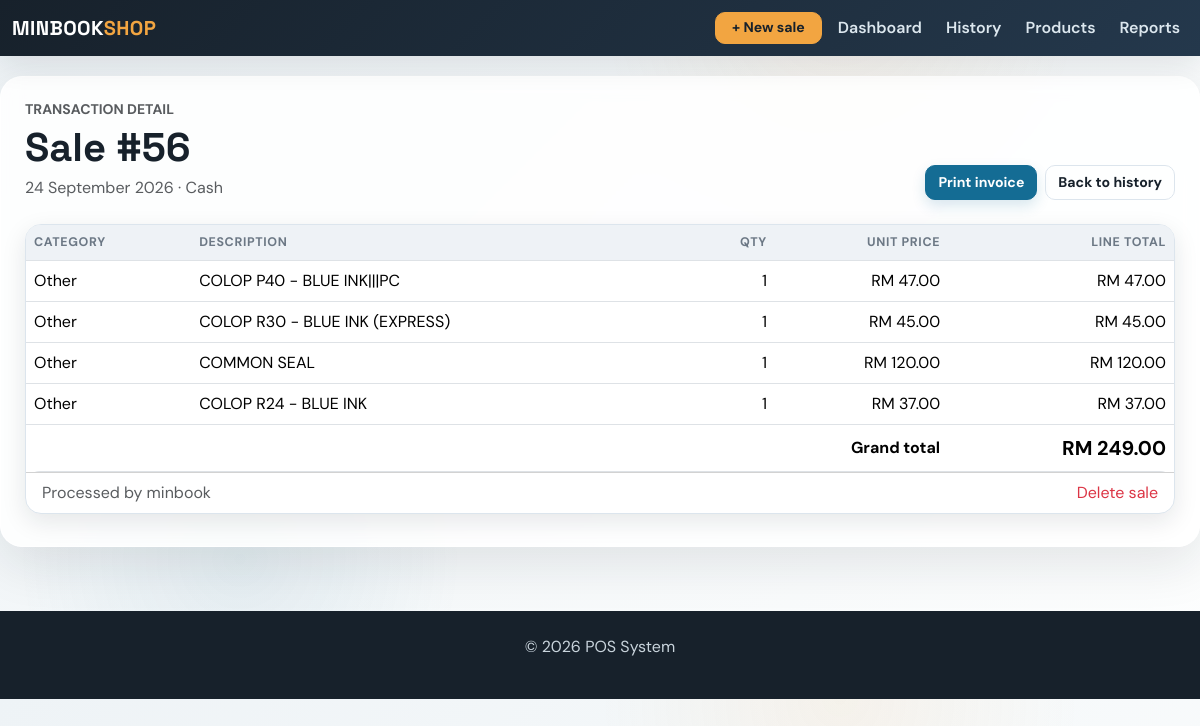
/view_sale/56, run on the app's committed database.
### app/models.py (models this page shows, shortened)
class Sale(db.Model):
    id = db.Column(db.Integer, primary_key=True)
    amount = db.Column(db.Float, nullable=False)
    date = db.Column(db.Date, default=datetime.utcnow)
    user_id = db.Column(db.Integer, db.ForeignKey('user.id'), nullable=False)  # ForeignKey to User
    user = db.relationship('User', backref=db.backref('sales', lazy=True))  # Relationship with User
    product_id = db.Column(db.Integer, db.ForeignKey('product.id'), nullable=True)  # Legacy first product
    product = db.relationship('Product', backref=db.backref('sales', lazy=True))  # Relationship with Product
    quantity = db.Column(db.Integer, nullable=True)  # Legacy total quantity
    payment_method = db.Column(db.String(20), nullable=False, default='Cash')
    customer_name = db.Column(db.String(120), nullable=True)
    document_type = db.Column(db.String(20), nullable=False, default='receipt')
    discount = db.Column(db.Float, nullable=False, default=0.00)
    deposit = db.Column(db.Float, nullable=False, default=0.00)
    items = db.relationship('SaleItem', back_populates='sale', cascade='all, delete-orphan')

class SaleItem(db.Model):
    id = db.Column(db.Integer, primary_key=True)
    is_lump_sum = db.Column(
        db.Boolean,
        nullable=False,
        default=False
    )
    sale_id = db.Column(
        db.Integer,
        db.ForeignKey('sale.id'),
        nullable=False
    )
    product_id = db.Column(
        db.Integer,
        db.ForeignKey('product.id'),
        nullable=True
    )
    category = db.Column(
        db.String(30),
        nullable=False
    )
    description = db.Column(
        db.Text,
        nullable=True
    )
    quantity = db.Column(
        db.Integer,
        nullable=False
    )
    unit = db.Column(
        db.String(20),
        nullable=False,
        default='PC'
    )
    unit_price = db.Column(
        db.Float,
        nullable=False
    )
    line_total = db.Column(
        db.Float,
        nullable=False
    )
    sale = db.relationship(
        'Sale',
        back_populates='items'
    )
    product = db.relationship(
        'Product',
        backref=db.backref(
            'sale_items',
            lazy=True
        )
    )

class User(db.Model):
    id = db.Column(db.Integer, primary_key=True)
    username = db.Column(db.String(100), unique=True, nullable=False)
    email = db.Column(db.String(120), unique=True, nullable=False)
    password = db.Column(db.String(200), nullable=False)
    role = db.Column(db.String(50), default='cashier')  # can be admin, manager, cashier

### app/routes.py (the view)
@main.route('/view_sale/<int:sale_id>')
def view_sale(sale_id):
    sale = Sale.query.get_or_404(sale_id)
    return render_template('view_sale.html', sale=sale)

### app/routes.py (called while the page is built)
@main.app_context_processor
def inject_now():
    return {'current_year': datetime.now().year}

### app/templates/view_sale.html (shortened to what this page needs)
{% extends 'base.html' %}
{% block content %}
<div class="d-flex justify-content-between align-items-end mb-4"><div><p class="text-uppercase text-muted small fw-bold mb-1">Transaction detail</p><h1 class="mb-1">Sale #{{ sale.id }}</h1><p class="text-muted mb-0">{{ sale.date.strftime('%d %B %Y') }} · {{ sale.payment_method }}</p></div><div class="d-flex gap-2">{% if sale.document_type == 'invoice' %}<a href="{{ url_for('main.invoice', sale_id=sale.id) }}" class="btn btn-primary" target="_blank">Print invoice</a>{% else %}<a href="{{ url_for('main.receipt', sale_id=sale.id) }}" class="btn btn-success" target="_blank">Print receipt</a>{% endif %}<a href="{{ url_for('main.sales') }}" class="btn btn-outline-secondary">Back to history</a></div></div>
<div class="card"><div class="table-responsive"><table class="table mb-0"><thead><tr><th>Category</th><th>Description</th><th class="text-end">Qty</th><th class="text-end">Unit price</th><th class="text-end">Line total</th></tr></thead><tbody>{% for item in sale.items %}<tr><td>{{ item.category }}</td><td style="white-space: pre-line">{{ item.description or '—' }}</td><td class="text-end">{{ item.quantity }}</td><td class="text-end">RM {{ '{:,.2f}'.format(item.unit_price) }}</td><td class="text-end">RM {{ '{:,.2f}'.format(item.line_total) }}</td></tr>{% else %}<tr><td>{{ sale.product.name if sale.product else 'Legacy sale' }}</td><td>—</td><td class="text-end">{{ sale.quantity or 0 }}</td><td class="text-end">—</td><td class="text-end">RM {{ '{:,.2f}'.format(sale.amount) }}</td></tr>{% endfor %}</tbody><tfoot><tr><th colspan="4" class="text-end">Grand total</th><th class="text-end fs-5">RM {{ '{:,.2f}'.format(sale.amount) }}</th></tr></tfoot></table></div><div class="card-footer bg-transparent d-flex justify-content-between"><span class="text-muted">Processed by {{ sale.user.username if sale.user else 'ShopPOS' }}</span><a href="{{ url_for('main.delete_sale', sale_id=sale.id) }}" class="text-danger text-decoration-none" onclick="return confirm('Delete this sale?')">Delete sale</a></div></div>
{% endblock %}

### app/templates/base.html (style rules this page uses)
:root { --ink: #17212b; --muted: #6c7885; --paper: #eef3f6; --line: #dce5ed; --brand: #146c94; --brand-dark: #0d506b; --brand-soft: #eaf6f9; --accent: #f2a541; --accent-soft: #ffe9cb; --success: #2d936c; --success-soft: #dff8ee; --danger: #b84b45; --shadow: rgba(23,33,43,.10); --table-head: #eef2f6; }
* { box-sizing: border-box; }
body { padding-top: 76px; background: radial-gradient(circle at 70% 0%, rgba(242,165,65,.08), transparent 22%), radial-gradient(circle at 20% 80%, rgba(20,108,148,.08), transparent 20%), linear-gradient(135deg, var(--paper), #fdfefe); color: var(--ink); font-family: 'DM Sans', sans-serif; }
h1, h2, h3, h4, h5, .navbar-brand { font-family: 'Space Grotesk', sans-serif; font-weight: 700; }
.card { border: 1px solid var(--line); border-radius: 16px; box-shadow: 0 8px 24px var(--shadow); background-color: #fff; }
.btn { border-radius: 10px; font-weight: 700; font-size: .88rem; transition: all .2s ease; }
.btn-primary { background: var(--brand); border-color: var(--brand); box-shadow: 0 6px 14px rgba(20,108,148,.16); }
.btn-outline-secondary { border-color: var(--line); color: var(--ink); }
.table { --bs-table-bg: transparent; vertical-align: middle; }
.table thead th { color: var(--muted); background: var(--table-head); font-size: .78rem; letter-spacing: .05em; text-transform: uppercase; border-bottom-width: 1px; }
.table tbody tr { transition: background-color .2s ease, transform .2s ease; }
.table-responsive { border-radius: 14px; }

### data on the page
Sale: id "56", date "24 September 2026", payment_method "Cash", amount "249.00"
SaleItem: category "Other", description "COLOP P40 - BLUE INK|||PC", quantity "1", unit_price "47.00", line_total "47.00"
SaleItem: category "Other", description "COLOP R30 - BLUE INK (EXPRESS)", quantity "1", unit_price "45.00", line_total "45.00"
SaleItem: category "Other", description "COMMON SEAL", quantity "1", unit_price "120.00", line_total "120.00"
SaleItem: category "Other", description "COLOP R24 - BLUE INK", quantity "1", unit_price "37.00", line_total "37.00"
User: user "minbook"
